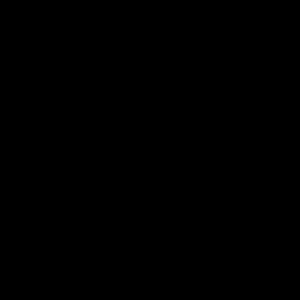
Frame 1 (no input)
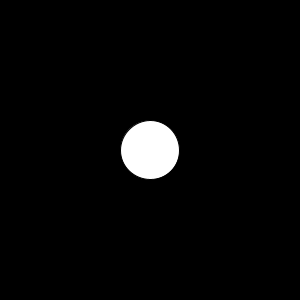
Frame 60 (the mouse pressed at the canvas centre just before this capture)
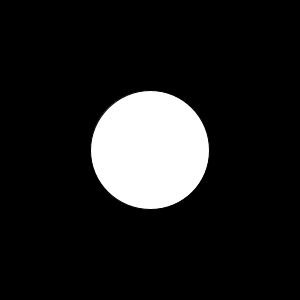
Frame 120 (the mouse held since frame 60 and released just before this capture)

The Processing sketch that drew these frames (run headless with seeded random() and noise(); from frame 60 on, the mouse is pressed at the canvas centre):

// Processing sketch: ex03_01_07_a
// ── ex03_01_07_a.pde
// 원의 크기가 점점 증가1

int r;

void setup() {
  size(300, 300);
  r = 0;
}

void draw() {
  background(0);
  ellipse(150, 150, r, r);
  r = r + 1;
  println("r = " + r);
}
